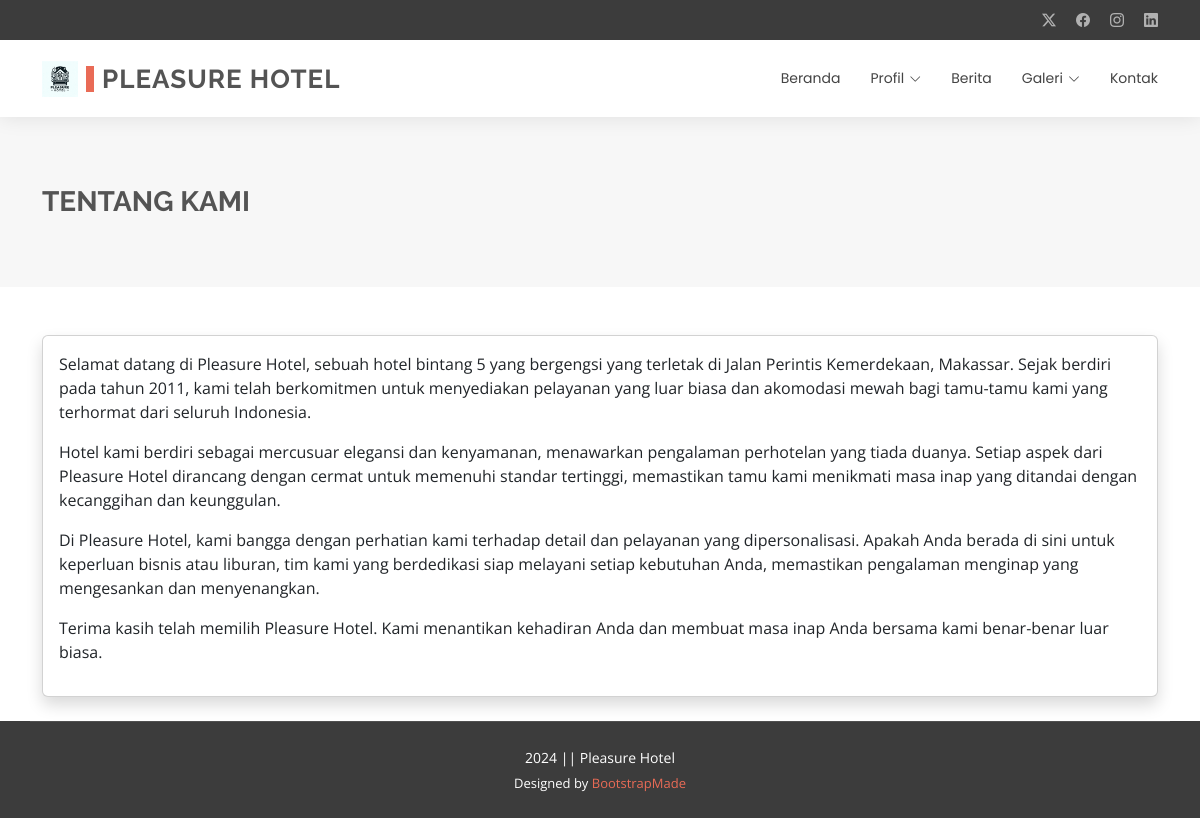
/tentang.php, run on the app's committed database.
### tables this page shows
CREATE TABLE `pengaturan` (
  `id_pengaturan` int(11) NOT NULL,
  `appname` varchar(50) NOT NULL,
  `logo` varchar(255) NOT NULL,
  `copyright` varchar(255) NOT NULL,
  `description` varchar(255) NOT NULL,
  `keyword` varchar(255) NOT NULL,
  `author` varchar(128) NOT NULL
);

CREATE TABLE `profil` (
  `id_profil` int(11) NOT NULL,
  `tentang` text NOT NULL,
  `visimisi` text NOT NULL,
  `struktur` varchar(255) NOT NULL
);

### helper.php (called while the page is built, shortened)
<?php
$base_url = 'http://localhost/hotelmurah/';
$koneksi = mysqli_connect('localhost', 'root', '', 'hotel');
function getWhere($query)
{
    global $koneksi;
    return mysqli_fetch_assoc(mysqli_query($koneksi, $query));
}

### tentang.php (the view)
<?php require 'header.php' ?>
<div class="page-title mb-5" data-aos="fade">
    <div class="container py-5">
        <h1>TENTANG KAMI</h1>
    </div>
</div>
<?php $profil = getWhere("SELECT * FROM profil WHERE id_profil = 1 "); ?>
<div class="container">
    <div class="card shadow p-3">
        <?= $profil['tentang']; ?>
    </div>
</div>
<?php require 'footer.php' ?>

### header.php (shortened to what this page needs)
<?php require 'helper.php' ?>
<?php $pengaturan = getWhere("SELECT * FROM pengaturan WHERE id_pengaturan = 1 "); ?>
<!DOCTYPE html>
<html lang="en">
<head>
    <link href="<?= $base_url; ?>front/plugins/bootstrap/css/bootstrap.min.css" rel="stylesheet">
    <link href="<?= $base_url; ?>front/plugins/bootstrap-icons/bootstrap-icons.css" rel="stylesheet">
    <link href="<?= $base_url; ?>front/plugins/aos/aos.css" rel="stylesheet">
    <link href="<?= $base_url; ?>front/plugins/swiper/swiper-bundle.min.css" rel="stylesheet">
    <link href="<?= $base_url; ?>front/plugins/glightbox/css/glightbox.min.css" rel="stylesheet">
    <link href="<?= $base_url; ?>assets/plugins/boxicons/css/boxicons.min.css" rel="stylesheet">
    <link href="<?= $base_url; ?>front/css/main.css" rel="stylesheet">
</head>
<body class="index-page">
    <header id="header" class="header sticky-top">
        <div class="topbar d-flex align-items-center dark-background">
            <div class="container d-flex justify-content-center justify-content-md-between">
                <div class="social-links d-none d-md-flex align-items-center">
                    <a href="#" class="twitter"><i class="bi bi-twitter-x"></i></a>
                    <a href="#" class="facebook"><i class="bi bi-facebook"></i></a>
                    <a href="#" class="instagram"><i class="bi bi-instagram"></i></a>
                    <a href="#" class="linkedin"><i class="bi bi-linkedin"></i></a>
                </div>
            </div>
        </div>
        <div class="branding">
            <div class="container position-relative d-flex align-items-center justify-content-between">
                <a href="<?= $base_url; ?>" class="logo d-flex align-items-center">
                    <img src="<?= $base_url; ?>assets/img/<?= $pengaturan['logo']; ?>" alt="">
                    <h1 class="sitename"><?= $pengaturan['appname']; ?><br></h1>
                </a>
                <nav id="navmenu" class="navmenu">
                    <ul>
                        <li><a href="<?= $base_url; ?>">Beranda</a></li>
                        <li class="dropdown"><a href="#"><span>Profil</span> <i class="bi bi-chevron-down toggle-dropdown"></i></a>
                        </li>
                        <li><a href="<?= $base_url; ?>berita.php">Berita</a></li>
                        <li class="dropdown"><a href="#"><span>Galeri</span> <i class="bi bi-chevron-down toggle-dropdown"></i></a>
                        </li>
                        <li><a href="<?= $base_url; ?>kontak.php">Kontak</a></li>
                    </ul>
                </nav>
            </div>
        </div>
    </header>
    <main class="main">

### footer.php (shortened to what this page needs)
</main>
<footer id="footer" class="footer position-relative dark-background">
    <div class="container copyright text-center mt-4">
        <p><?= $pengaturan['copyright']; ?></p>
        <div class="credits">
            Designed by <a href="https://bootstrapmade.com/">BootstrapMade</a>
        </div>
    </div>
</footer>
</body>
</html>

### front/css/main.css (style rules this page uses)
:root { --default-font: "Open Sans", system-ui, -apple-system, "Segoe UI", Roboto, "Helvetica Neue", Arial, "Noto Sans", "Liberation Sans", sans-serif, "Apple Color Emoji", "Segoe UI Emoji", "Segoe UI Symbol", "Noto Color Emoji"; --heading-font: "Raleway", sans-serif; --nav-font: "Poppins", sans-serif; }
:root { --background-color: #ffffff; --default-color: #444444; --heading-color: #545454; --accent-color: #e96b56; --surface-color: #ffffff; --contrast-color: #ffffff; }
:root { --nav-color: #444444; --nav-hover-color: #e96b56; --nav-mobile-background-color: #ffffff; --nav-dropdown-background-color: #ffffff; --nav-dropdown-color: #444444; --nav-dropdown-hover-color: #e96b56; }
.dark-background { --background-color: #3c3c3c; --default-color: #ffffff; --heading-color: #ffffff; --surface-color: #565656; --contrast-color: #ffffff; }
:root { scroll-behavior: smooth; }
body { color: var(--default-color); background-color: var(--background-color); font-family: var(--default-font); }
a { color: var(--accent-color); text-decoration: none; transition: 0.3s; }
h1, h2, h3, h4, h5, h6 { color: var(--heading-color); font-family: var(--heading-font); }
.header { background-color: var(--background-color); color: var(--default-color); transition: all 0.5s; z-index: 997; box-shadow: 0px 0px 20px 0px rgba(0, 0, 0, 0.1); }
.header .topbar { background-color: var(--background-color); height: 40px; padding: 0; font-size: 14px; transition: all 0.5s; }
.header .topbar .social-links a { color: color-mix(in srgb, var(--default-color), transparent 40%); line-height: 0; transition: 0.3s; margin-left: 20px; }
.header .branding { padding: 10px 0; }
.header .logo { line-height: 1; }
.header .logo img { max-height: 36px; margin-right: 8px; }
.header .logo h1 { font-size: 26px; padding: 0 0 0 8px; margin: 11px 0; line-height: 1; font-weight: 700; letter-spacing: 1px; text-transform: uppercase; border-left: 8px solid var(--accent-color); }
@media (min-width: 1200px) { .navmenu { padding: 0; } }
@media (min-width: 1200px) { .navmenu ul { margin: 0; padding: 0; display: flex; list-style: none; align-items: center; } }
@media (min-width: 1200px) { .navmenu li { position: relative; } }
@media (min-width: 1200px) { .navmenu a, .navmenu a:focus { color: var(--nav-color); padding: 18px 15px; font-size: 14px; font-family: var(--nav-font); font-weight: 400; display: flex; align-items: center; justify-content: space-between; white-space: nowrap; transition: 0.3s; } }
@media (min-width: 1200px) { .navmenu a i, .navmenu a:focus i { font-size: 12px; line-height: 0; margin-left: 5px; transition: 0.3s; } }
@media (min-width: 1200px) { .navmenu li:last-child a { padding-right: 0; } }
.footer { color: var(--default-color); background-color: var(--background-color); font-size: 14px; position: relative; }
.footer .copyright { padding-top: 25px; padding-bottom: 25px; border-top: 1px solid color-mix(in srgb, var(--default-color), transparent 90%); }
.footer .copyright p { margin-bottom: 0; }
.footer .credits { margin-top: 6px; font-size: 13px; }
.page-title { --background-color: color-mix(in srgb, var(--default-color), transparent 96%); color: var(--default-color); background-color: var(--background-color); padding: 20px 0; position: relative; }
.page-title h1 { font-size: 28px; font-weight: 700; margin: 0; }

### data on the page
pengaturan: logo (picture), appname "PLEASURE HOTEL", copyright "2024 || Pleasure Hotel"
profil: tentang "Selamat datang di Pleasure Hotel, sebuah hotel bintang 5 yang bergengsi yang terletak di Jalan Perintis Kemerdekaan, Makassar. Sejak berdiri pada tahun 2011, kami telah berkomitmen untuk menyediakan pelayanan yang luar biasa dan akomodasi mewah bagi tamu-tamu kami yang terhormat dari seluruh Indonesia. Hotel kami berdiri sebagai mercusuar elegansi dan kenyamanan, menawarkan pengalaman perhotelan yang tiada duanya. Setiap aspek dari Pleasure Hotel dirancang dengan cermat untuk memenuhi standar tertinggi, memastikan tamu kami menikmati masa inap yang ditandai dengan kecanggihan dan keunggulan. Di Pleasure Hotel, kami bangga dengan perhatian kami terhadap detail dan pelayanan yang…"
